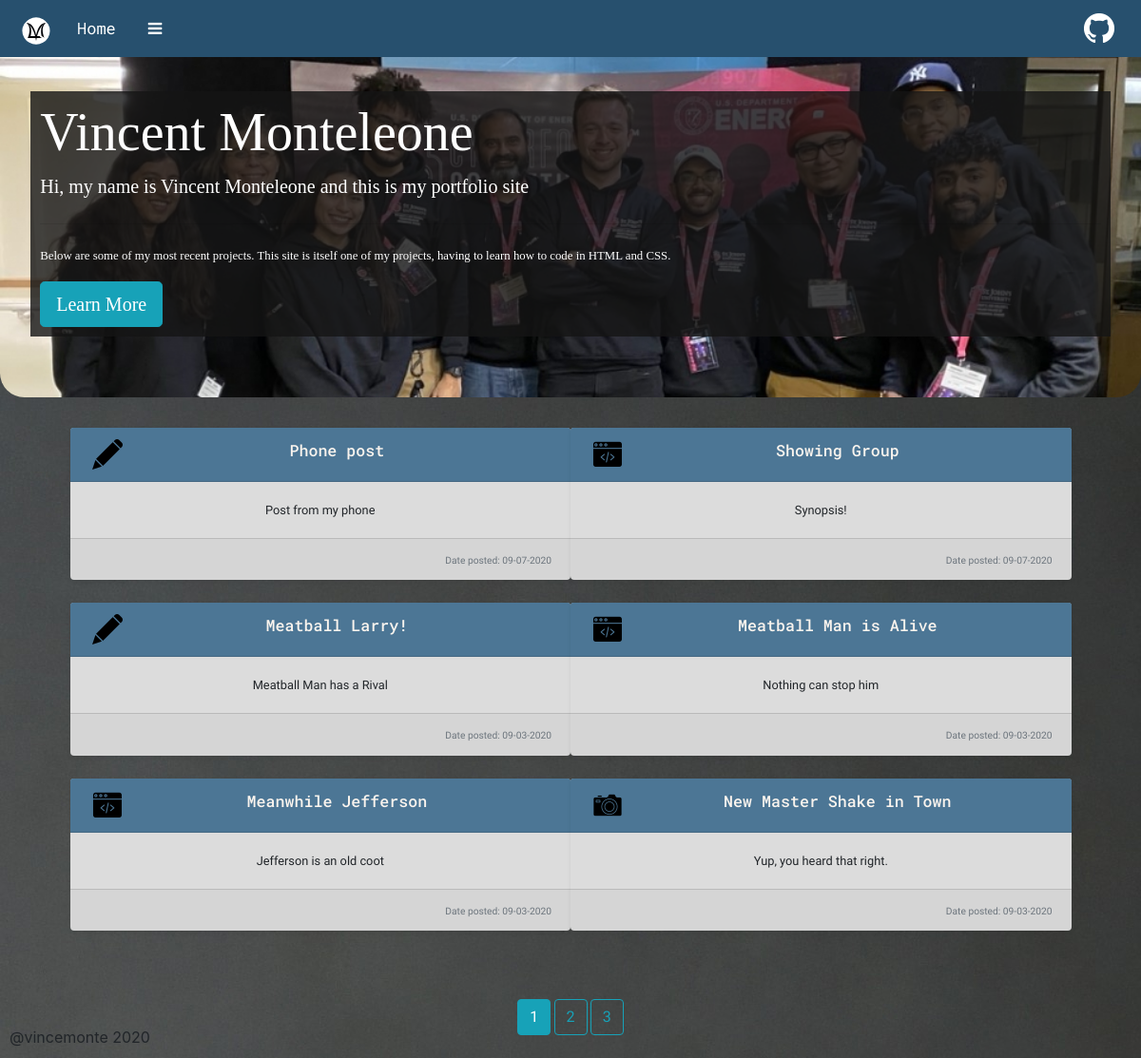
Page /home on the earlier database version.
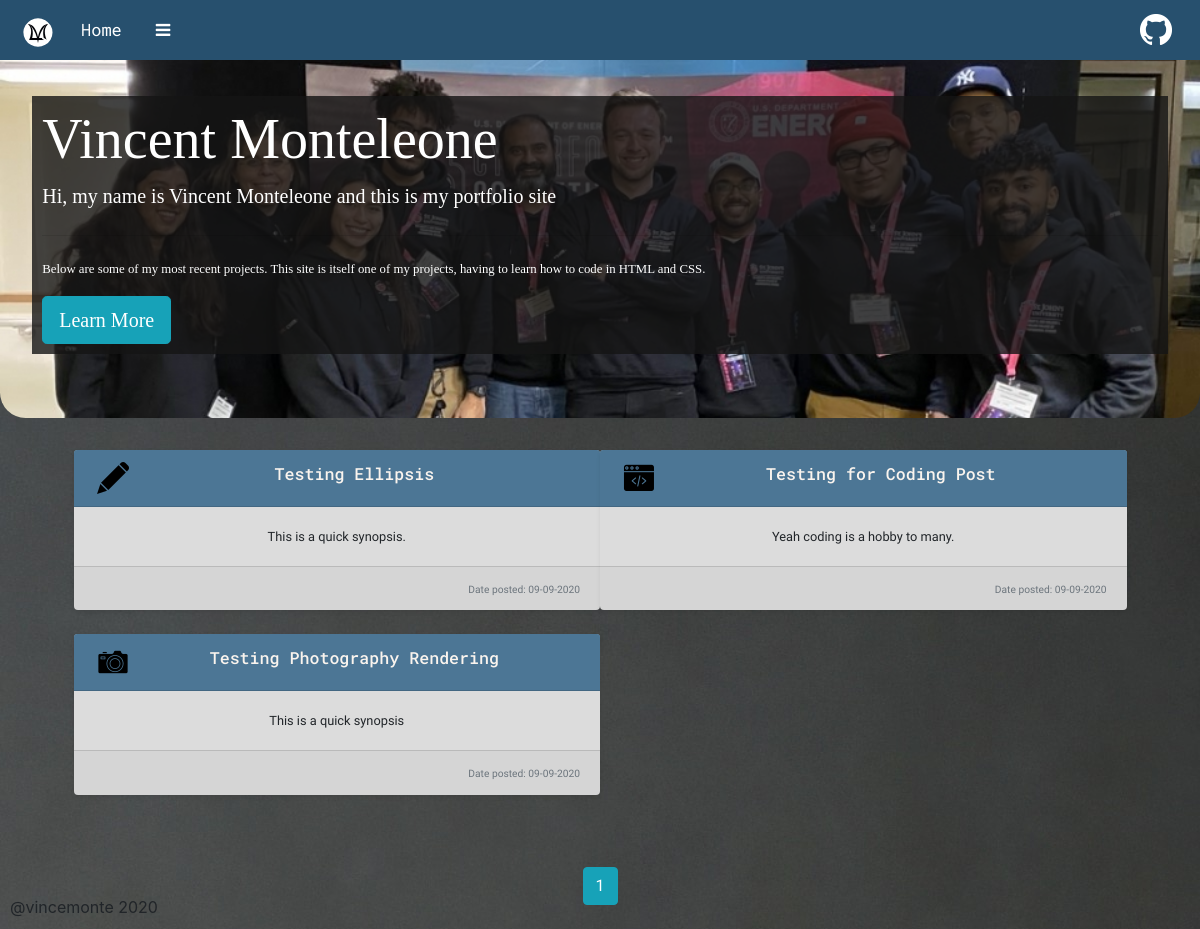
Same page on the later database version.
### personalWebsite/models.py (models this page shows, shortened)
class HomePost(db.Model):
    id = db.Column(db.Integer, primary_key=True)
    project_id = db.Column(db.Integer, db.ForeignKey('project.id'), unique=True)
    type_image = db.Column(db.String(30), nullable=False)
    content = db.Column(db.Text, nullable=False)

class Project(db.Model):
    id = db.Column(db.Integer, primary_key=True)
    title = db.Column(db.String(100), nullable=False)
    type = db.Column(db.String(20), nullable=False)
    content= db.Column(db.Text, nullable=True)
    files = db.Column(db.String(50), nullable=True) #holds the path to the file images
    date_posted = db.Column(db.DateTime, nullable=False, default=datetime.now)
    home_post = db.relationship('HomePost', backref='project', uselist=False)

### personalWebsite/routes.py (the view)
@app.route('/')
@app.route('/home')
def homepage():
    page = request.args.get('page', 1, type=int)
    posts = HomePost.query.order_by(HomePost.id.desc()).paginate(page=page, per_page=6)
    return render_template('homepage.html', posts=posts)

### personalWebsite/templates/homepage.html
{% extends "layout.html" %}
{%block content%}
    <div class="jumbotron text-left">
      <div class="container text-white">
        <h1 class="display-4"> Vincent Monteleone</h1>
        <p class="lead">Hi, my name is Vincent Monteleone and this is my portfolio site</p>
        <hr class="my-4">
        <p>Below are some of my most recent projects. This site is itself one of my projects, having to learn how to code in HTML and CSS.</p>
        <a class="btn btn-info btn-lg" href="{{ url_for('about') }}"> Learn More</a>
      </div>
    </div>
    <section class="home-articles">
      <div class="container-fluid  text-center">
        <div class="row">
          {% for post in posts.items %}
          <div class="col-md-6" >
            <div class="card mb-4 shadow-sm">
              <div class="card-header">
                <img  src="{{ url_for('static', filename=post.type_image ) }}" class="project_type_image">
                <a class = "card-title" href="{{ url_for('project', project_id=post.project_id) }}">{{ post.project.title }}</a>
              </div>
              <div class="card-body">
                <p class= "card-text"> {{ post.content }} </p>
              </div>
              <div class="card-footer text-right">
                <small class="text-muted">Date posted: {{ post.project.date_posted.strftime('%m-%d-%Y') }}</small>
              </div>
            </div>
          </div>
          {% endfor %}
        </div>
      </div>
      </section>
      <div class="container mt-5 text-center">
        {% for page_num in posts.iter_pages(left_edge=1, right_edge=1, left_current=1, right_current=2) %}
          {% if page_num %}
            {% if posts.page == page_num %}
              <a class="btn btn-info mb-4" href="{{ url_for('homepage', page=page_num) }}">{{ page_num }}</a>
            {% else %}
              <a class="btn btn-outline-info mb-4" href="{{ url_for('homepage', page=page_num) }}">{{ page_num }}</a>
            {% endif %}
          {% else %}
            <small>...</small>
          {% endif %}
        {% endfor %}
      </div>
{%endblock content%}

### personalWebsite/templates/layout.html (shortened to what this page needs)
<!DOCTYPE html>
<html lang="en" dir="ltr">
  <head>
    <link rel="stylesheet" href="https://stackpath.bootstrapcdn.com/bootstrap/4.1.3/css/bootstrap.min.css">
    <link rel="stylesheet" type="text/css" href="{{ url_for('static', filename='main.css')}}">
    <link rel="stylesheet" type="text/css" href="{{ url_for('static', filename='devices.css')}}">
    <link rel="stylesheet" href="https://cdnjs.cloudflare.com/ajax/libs/font-awesome/4.7.0/css/font-awesome.min.css">
  </head>
  <body>
    <header>
      <nav class="navbar">
          <img class="logo" src="{{url_for('static', filename='images/VLMLogoWhite.svg')}}">
          <div class="nav-page-links" id="page-links">
            <a href="{{ url_for('homepage') }}">Home</a>
            <a href="javascript:void(0);" class="nav-toggle" onclick="dropBar()">
              <i class="fa fa-bars"></i>
            </a>
          </div>
          <div class="nav-image-links">
              <a href="https://github.com/vincemonte"><img src="{{url_for('static', filename='images/GitHub-Mark-Light-32px.png')}}"></a>
      </nav>
    </header>
    <main role="main">
        {% block content %}{% endblock %}
    </main>
    <footer>@vincemonte 2020</footer>
  </body>
</html>

### personalWebsite/static/main.css (style rules this page uses)
body { margin: 0; background-image: url(images/GrayWallBackground.jpg); background-position: top; width: 100%; }
main { padding-top: 2.5em; font-family: 'Work Sans', sans-serif; }
.navbar { overflow: hidden; background-color: #27506E; font-family: 'Roboto Mono', monospace; position: fixed; z-index: 1; width: 100%; }
.logo { float: left; display: block; padding-top: .3em; height: 44px; width: 44px; }
.nav-page-links { position: absolute; left: 4em; }
.nav-page-links a { float: left; display: block; color: white; text-decoration: none; text-align: center; padding: .8em 1em; font-size: 17px; }
.navbar .nav-toggle { display: none; }
.nav-image-links a { float: right; padding-right: .75em; }
.jumbotron { background-image: url(images/cyberforce.jpg); background-position: 50% 25%; background-repeat: no-repeat; background-size: cover; border-bottom-left-radius: 2em; border-bottom-right-radius: 2em; font-family: 'Crimson Text', serif; }
.jumbotron .container { background-color: rgba(20, 20, 21, 0.8); padding: .8em; }
.home-articles .row { max-width: 80%; margin-left: 10%; margin-right: auto; }
.col-md-6 { padding: 0 4em 0 4em; }
.row .card { border-style: none; background-color: #DCDCDC; }
.row .card-header { background-color: #4C7695; }
.card-title { text-decoration: none; color: #FAF4EE; font-size: 1.3em; font-weight: 500; text-align: left; font-family: 'Roboto Mono', monospace; }
.project_type_image { display: block; float: left; padding-left: .25em; }
footer { position:fixed; bottom: 10px; padding-left: 10px; }

### personalWebsite/static/devices.css (style rules this page uses)
@media only screen
  and (min-device-width: 320px)
  and (max-device-width: 812px) { .nav-page-links a:not(:first-child) { display: none; } }
@media only screen
  and (min-device-width: 320px)
  and (max-device-width: 812px) { .nav-page-links a.nav-toggle { float: right; display: block; } }
@media only screen
  and (min-device-width: 320px)
  and (max-device-width: 812px) { main { font-size: .8em; } }
@media only screen
  and (min-device-width: 320px)
  and (max-device-width: 812px) { .home-articles .row { max-width: 90%; margin-left: 5%; margin-right: auto; } }
@media only screen
  and (min-device-width: 320px)
  and (max-device-width: 812px) { .col-md-6 { padding: 0; } }

Differences in the rows shown:
removed HomePost: type_image (picture), project "Phone post", content "Post from my phone", project.date_posted "09-07-2020"
removed HomePost: type_image (picture), project "Showing Group", content "Synopsis!", project.date_posted "09-07-2020"
removed HomePost: type_image (picture), project "Meatball Larry!", content "Meatball Man has a Rival", project.date_posted "09-03-2020"
removed HomePost: type_image (picture), project "Meatball Man is Alive", content "Nothing can stop him", project.date_posted "09-03-2020"
removed HomePost: type_image (picture), project "Meanwhile Jefferson", content "Jefferson is an old coot", project.date_posted "09-03-2020"
removed HomePost: type_image (picture), project "New Master Shake in Town", content "Yup, you heard that right.", project.date_posted "09-03-2020"
now on this page (row edited): HomePost: type_image (picture), project "Testing Ellipsis", content "This is a quick synopsis.", project.date_posted "09-09-2020"
now on this page (row edited): HomePost: type_image (picture), project "Testing for Coding Post", content "Yeah coding is a hobby to many.", project.date_posted "09-09-2020"
now on this page (row edited): HomePost: type_image (picture), project "Testing Photography Rendering", content "This is a quick synopsis", project.date_posted "09-09-2020"
Other differences:
list line gone: "2"
list line gone: "3"
